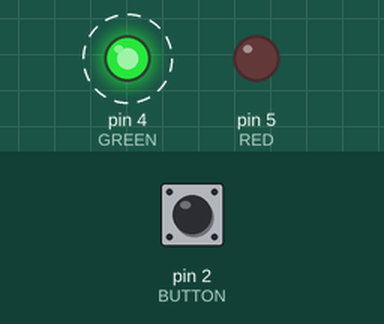
This sketch was run on a simulated Arduino Uno, built with avr-gcc and run on an emulated ATmega328P. Parts: output pins drawn as LEDs (lit = HIGH). Dashed ring = blinking. The test bench sets the inputs (shaded band); at power-on: pin 2 (BUTTON) HIGH. What the sketch prints to the serial monitor is not drawn.

Above: at 1.2 s.
1.3 s: pin 2 (BUTTON) pulled LOW for 0.15 s
At 3.24 s:
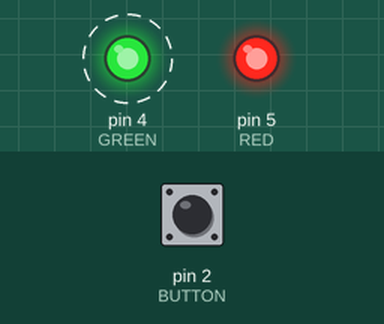
4.3 s: pin 2 (BUTTON) pulled LOW for 1 s
At 4.74 s:
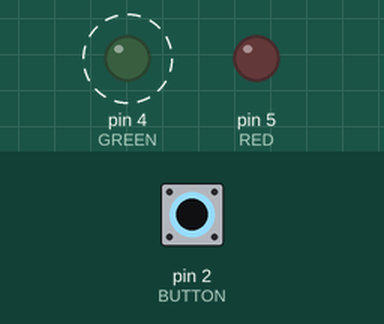
7.9 s: pin 2 (BUTTON) pulled LOW for 3.2 s
At 8.74 s:
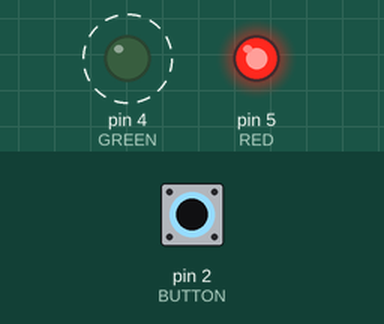
Timing chart, 0 to 18.6 s (numbered marks = the images above; inputs shaded):
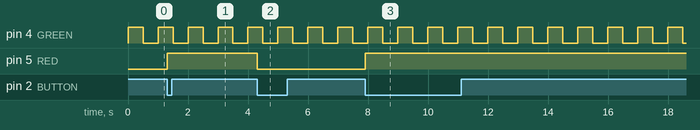

Measured:
- after the input at 1.3 s, pin 5 (RED): LOW → HIGH at once
- after the input at 4.3 s, pin 5 (RED): HIGH → LOW at once
- after the input at 7.9 s, pin 5 (RED): LOW → HIGH at once
- by itself, pin 4 (GREEN): alternates HIGH for 0.50 s and LOW for 0.50 s

The sketch:

Lab_3.ino
```cpp
// Controls Lab 3 //
// Donnellan - 01/27/26 //
// This code is primarily based on ISR code from Lecture Slides Phase A Part 3, code is commented accordingly //
// Any code assisted by Google Gemini Pro will be commented accordingly //

// Define Macros
#define RED 5
#define GREEN 4
#define BUTTON 2
#define TIMER_COMPARE_VALUE 7811 // 16MHz/(1024-2Hz) = 7811 (On 500ms, Off 500ms, 1Hz toggle), proper timing assisted by Google Gemini Pro

// Define Volatiles that will be used in ISR's
volatile int gCounter = 0;
volatile int timeCounter = 0;
volatile bool green = LOW; // Set led initial off
volatile bool red = LOW; // Set led initial off

void setup(){
  // Initialize Comms + ISR
  Serial.begin(9600);
  pinMode(RED, OUTPUT);
  pinMode(GREEN, OUTPUT);
  pinMode(BUTTON, INPUT_PULLUP);

  // Disable Interrupts
  noInterrupts();
  // This section based on Phase A Part 3 slide 56/84
  // Enable External Interrupt to INT0
  EIMSK |= (1<<INT0); // Enables external interrupts on pin 2
  // Trigger interrupt on any logical change, ISC01 is Falling Edge. Google Gemini Pro helped fix this error as it was initially at ISC00 and not working correctly
  EICRA |= (1<<ISC01);

  // This section based on Phase A Part 3 slide 80/84
  TCCR1A = 0; // Control Register A set to 0
  TCCR1B = 0; // Control Register B set to 0
  TCNT1 = 0; // Sets Timer to 0. Assisted by Google Gemini Pro during error correction
  OCR1A = TIMER_COMPARE_VALUE; // Sets target value to match timer
  TCCR1B |= (1<<WGM12);
  TCCR1B |= (1<<CS12) | (1<<CS10); // CS12 and CS10 set prescalar to 1024. Phase A Part 3 only listed CS12, Gemini Pro suggested using CS10 aswell for proper scaling
  TIMSK1 |= (1<<OCIE1A);

  // Enable Interrupts
  interrupts();
}

// Create ISR for GREEN LED
// ISR name convention taken from Phase A Part 3 slide 79/84
// Task 1: Main Task
ISR(TIMER1_COMPA_vect){
  green = !green; // toggles Green LED
  digitalWrite(GREEN, green); // writes state based on state of Timer
  gCounter++; // adds to counter
}

// Create ISR for RED LED
// ISR name convention taken from Phase A Part 3 slide 57/80
// Task 2: Background task, impacted by external interrupt
ISR(INT0_vect){
  red = !red; // Toggles Red LED based on external interupt from button on pin 2
  digitalWrite(RED, red); // writes state based on state of INT0 ISR
}

// Create Loop
void loop(){
  if(gCounter >= 6){ // gCounter added every 500ms based on prescalar timing, once this is iterated 6 times, timeCounter will add three seconds
    timeCounter += 3;
    Serial.print(" Counter time: ");
    Serial.print(timeCounter);

    // This part added by Google Gemini Pro during error correction, ensures gCounter isn't modified during interrupt
    noInterrupts();
    gCounter = 0;
    interrupts();
  }
}
```
